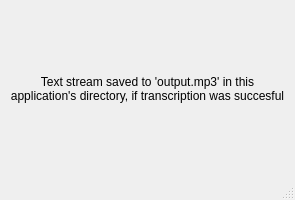
<?xml version="1.0" encoding="UTF-8"?>
<ui version="4.0">
 <class>MainWindow</class>
 <widget class="QMainWindow" name="MainWindow">
  <property name="geometry">
   <rect>
    <x>0</x>
    <y>0</y>
    <width>295</width>
    <height>200</height>
   </rect>
  </property>
  <property name="windowTitle">
   <string>MainWindow</string>
  </property>
  <widget class="QWidget" name="centralwidget">
   <layout class="QGridLayout" name="gridLayout">
    <item row="0" column="0">
     <widget class="QLabel" name="label">
      <property name="text">
       <string>Text stream saved to 'output.mp3' in this application's directory, if transcription was succesful</string>
      </property>
      <property name="alignment">
       <set>Qt::AlignCenter</set>
      </property>
      <property name="wordWrap">
       <bool>true</bool>
      </property>
     </widget>
    </item>
   </layout>
  </widget>
  <widget class="QMenuBar" name="menubar">
   <property name="geometry">
    <rect>
     <x>0</x>
     <y>0</y>
     <width>295</width>
     <height>20</height>
    </rect>
   </property>
  </widget>
  <widget class="QStatusBar" name="statusbar"/>
 </widget>
 <resources/>
 <connections/>
</ui>
